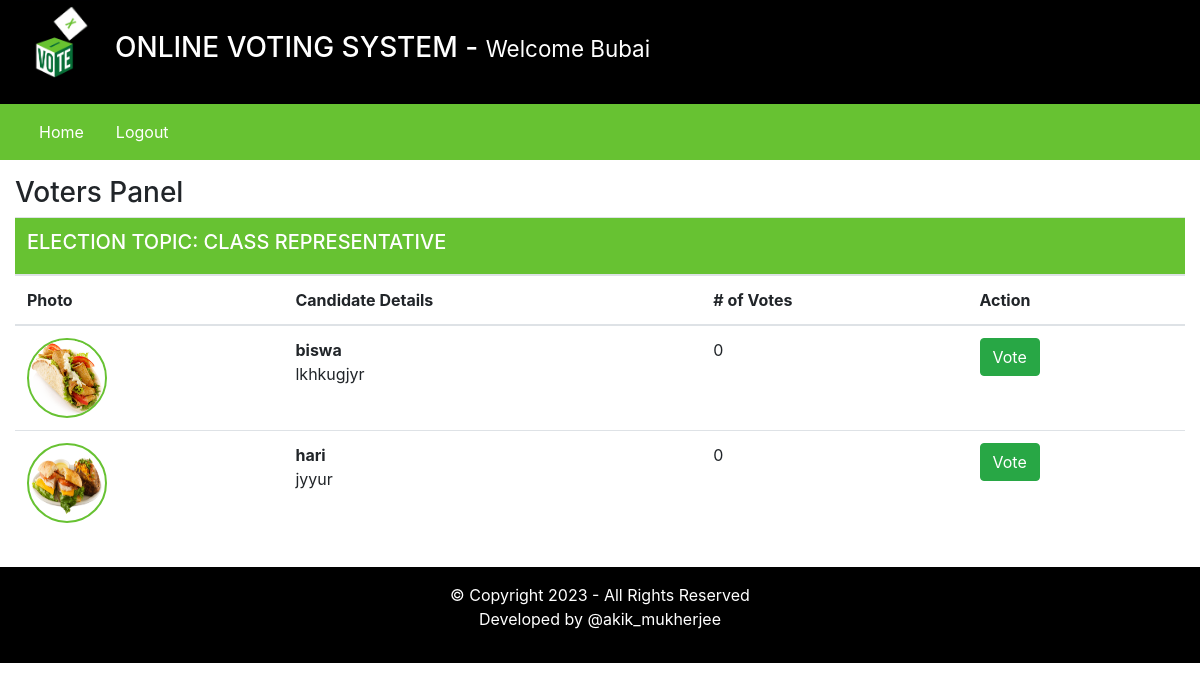
The page /voters/index.php (signed in) on the database its author committed.
### tables this page shows
CREATE TABLE `elections` (
  `id` int(11) NOT NULL,
  `election_topic` varchar(255) DEFAULT NULL,
  `no_of_candidates` int(11) DEFAULT NULL,
  `starting_date` date DEFAULT NULL,
  `ending_date` date DEFAULT NULL,
  `status` varchar(45) DEFAULT NULL,
  `inserted_by` varchar(255) DEFAULT NULL,
  `inserted_on` date DEFAULT NULL
);

CREATE TABLE `candidate_details` (
  `id` int(11) NOT NULL,
  `election_id` int(11) DEFAULT NULL,
  `candidate_name` varchar(255) DEFAULT NULL,
  `candidate_details` text DEFAULT NULL,
  `candidate_photo` text DEFAULT NULL,
  `inserted_by` varchar(255) DEFAULT NULL,
  `inserted_on` date DEFAULT NULL
);

### voters/index.php (the view, shortened to what this page needs)
<?php
    require_once("inc/header.php");
    require_once("inc/navigation.php");
?>
    <div class="row my-3">
        <div class="col-12">
            <h3> Voters Panel </h3>
            <?php
                $fetchingActiveElections = mysqli_query($db, "SELECT * FROM elections WHERE status = 'Active'") or die(mysqli_error($db));
                $totalActiveElections = mysqli_num_rows($fetchingActiveElections);
                if($totalActiveElections > 0)
                {
                    while($data = mysqli_fetch_assoc($fetchingActiveElections))
                    {
                        $election_id = $data['id'];
                        $election_topic = $data['election_topic'];
                ?>
                        <table class="table">
                            <thead>
                                <tr>
                                    <th colspan="4" class="bg-green text-white"><h5> ELECTION TOPIC: <?php echo strtoupper($election_topic); ?></h5></th>
                                </tr>
                                <tr>
                                    <th> Photo </th>
                                    <th> Candidate Details </th>
                                    <th> # of Votes </th>
                                    <th> Action </th>
                                </tr>
                            </thead>
                            <tbody>
                            <?php
                                $fetchingCandidates = mysqli_query($db, "SELECT * FROM candidate_details WHERE election_id = '". $election_id ."'") or die(mysqli_error($db));
                                while($candidateData = mysqli_fetch_assoc($fetchingCandidates))
                                {
                                    $candidate_id = $candidateData['id'];
                                    $candidate_photo = $candidateData['candidate_photo'];
                                    $fetchingVotes = mysqli_query($db, "SELECT * FROM votings WHERE candidate_id = '". $candidate_id . "'") or die(mysqli_error($db));
                                    $totalVotes = mysqli_num_rows($fetchingVotes);
                            ?>
                                    <tr>
                                        <td> <img src="<?php echo $candidate_photo; ?>" class="candidate_photo"> </td>
                                        <td><?php echo "<b>" . $candidateData['candidate_name'] . "</b><br />" . $candidateData['candidate_details']; ?></td>
                                        <td><?php echo $totalVotes; ?></td>
                                        <td>
                                    <?php
                                            $checkIfVoteCasted = mysqli_query($db, "SELECT * FROM votings WHERE voters_id = '". $_SESSION['user_id'] ."' AND election_id = '". $election_id ."'") or die(mysqli_error($db));
                                            $isVoteCasted = mysqli_num_rows($checkIfVoteCasted);
                                            if($isVoteCasted > 0)
                                            {
                                                $voteCastedData = mysqli_fetch_assoc($checkIfVoteCasted);
                                                $voteCastedToCandidate = $voteCastedData['candidate_id'];
                                                if($voteCastedToCandidate == $candidate_id)
                                                {
                                    ?>
                                                    <img src="../assets/images/vote.png" width="100px;">
                                    <?php
                                                }
                                            }else {
                                    ?>
                                                <button class="btn btn-md btn-success" onclick="CastVote(<?php echo $election_id; ?>, <?php echo $candidate_id; ?>, <?php echo $_SESSION['user_id']; ?>)"> Vote </button>
                                    <?php
                                            }
                                    ?>
                                    </td>
                                    </tr>
                            <?php
                                }
                            ?>
                            </tbody>
                        </table>
                <?php
                    }
                }else {
                    echo "No any active election.";
                }
            ?>
        </div>
    </div>
<?php
    require_once("inc/footer.php");
?>

### assets/css/style.css (style rules this page uses)
.text-white { color: #fff; }
.bg-green { background-color: #67C232; }
.candidate_photo { width: 80px; height: 80px; border: 2px solid #67C232; border-radius: 100%; }

### rows shown on the page
elections: election_topic "CLASS REPRESENTATIVE"
candidate_details: candidate_photo (picture), candidate_name "biswa", candidate_details "lkhkugjyr", totalVotes "0"
candidate_details: candidate_photo (picture), candidate_name "hari", candidate_details "jyyur", totalVotes "0"

### other values the page prints
$_SESSION['username'] "Bubai"
